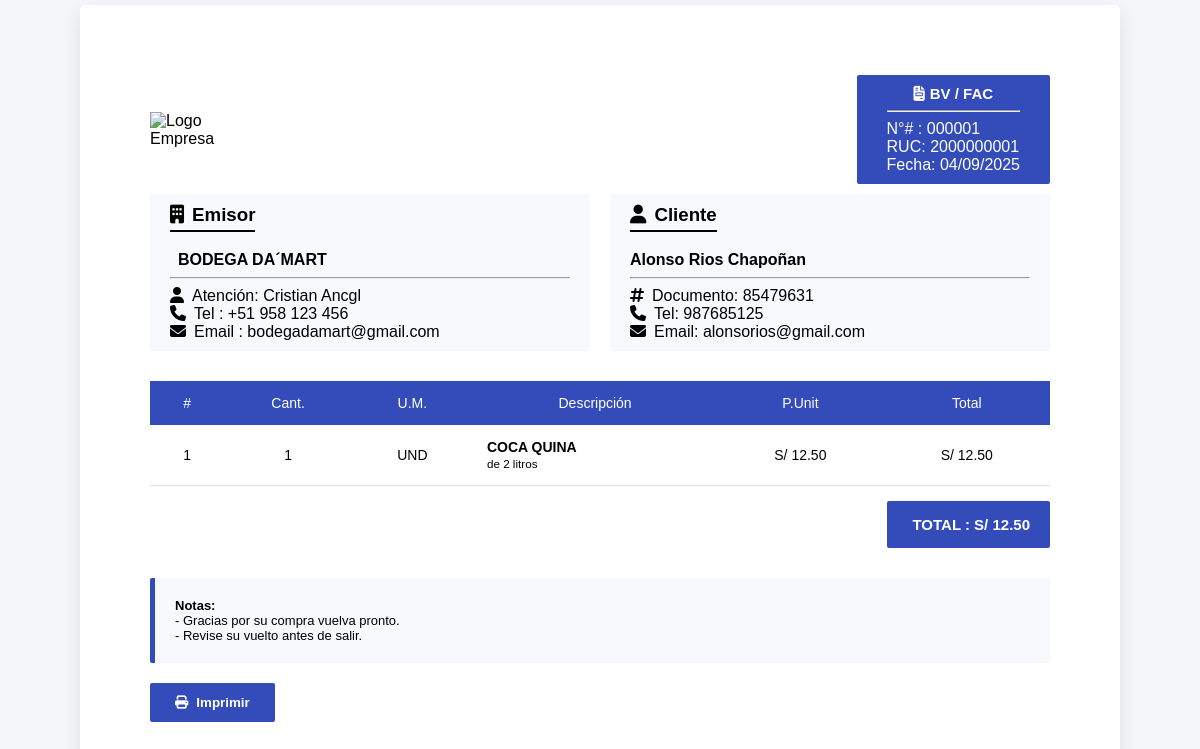
/factura/factura.php?id_venta=17, run on an earlier commit of the app's database.
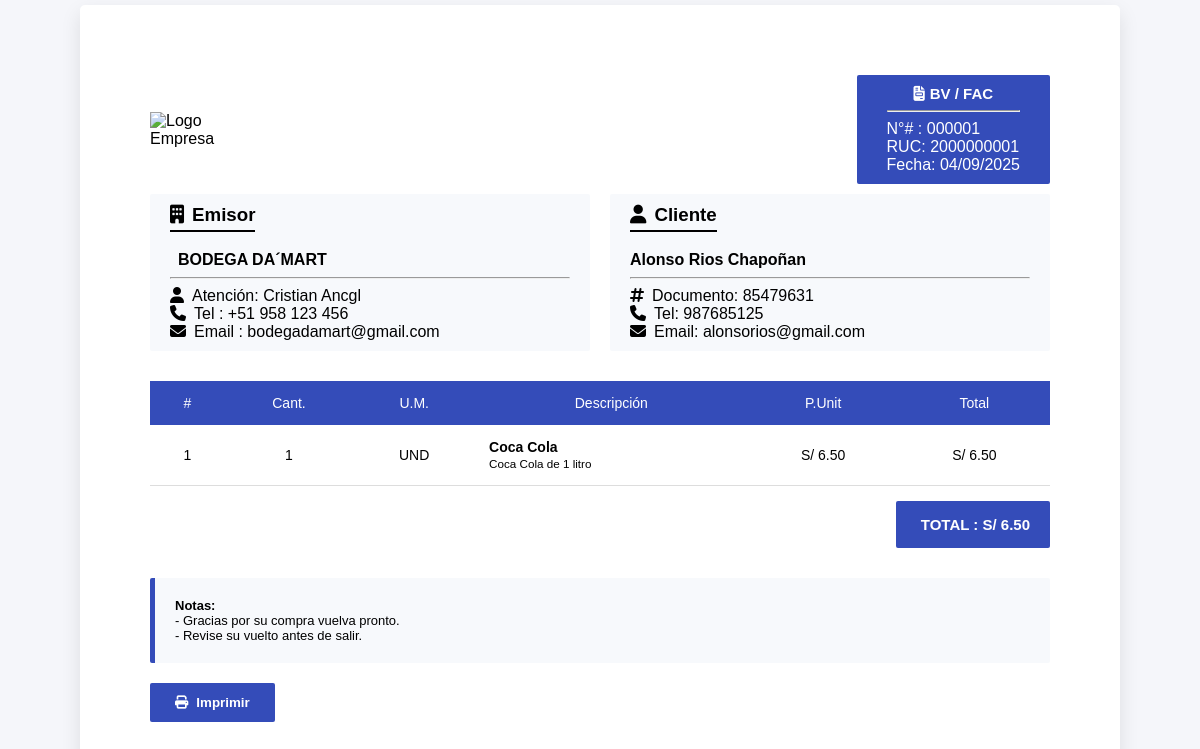
And on a later commit of the database.
### tables this page shows
CREATE TABLE `tb_ventas` (
  `id_venta` int(11) NOT NULL,
  `nro_venta` int(11) NOT NULL,
  `id_cliente` int(11) NOT NULL,
  `total_pagado` int(11) NOT NULL,
  `fyh_creacion` datetime NOT NULL,
  `fyh_actualizacion` datetime NOT NULL
);

CREATE TABLE `tb_clientes` (
  `id_cliente` int(11) NOT NULL,
  `nombre_cliente` varchar(255) NOT NULL,
  `nit_ci_cliente` varchar(255) NOT NULL,
  `celular_cliente` varchar(50) NOT NULL,
  `email_cliente` varchar(255) NOT NULL,
  `fyh_creacion` datetime NOT NULL,
  `fyh_actualizacion` datetime NOT NULL
);

CREATE TABLE `tb_carrito` (
  `id_carrito` int(11) NOT NULL,
  `nro_venta` int(11) NOT NULL,
  `id_producto` int(11) NOT NULL,
  `cantidad` int(11) NOT NULL,
  `fyh_creacion` datetime NOT NULL,
  `fyh_actualizacion` datetime NOT NULL
);

CREATE TABLE `tb_almacen` (
  `id_producto` int(11) NOT NULL,
  `codigo` varchar(255) NOT NULL,
  `nombre` varchar(255) NOT NULL,
  `descripcion` text DEFAULT NULL,
  `stock` int(11) NOT NULL,
  `stock_minimo` int(11) DEFAULT NULL,
  `stock_maximo` int(11) DEFAULT NULL,
  `precio_compra` varchar(255) NOT NULL,
  `precio_venta` varchar(255) NOT NULL,
  `fecha_ingreso` date NOT NULL,
  `imagen` text DEFAULT NULL,
  `id_usuario` int(11) NOT NULL,
  `id_categoria` int(11) NOT NULL,
  `fyh_creacion` datetime NOT NULL,
  `fyh_actualizacion` datetime NOT NULL
);

### factura/factura.php (the view, shortened to what this page needs)
 <?php
include ('../app/config.php');
$id_venta_get = isset($_GET['id_venta']) ? $_GET['id_venta'] : null;
$sql_venta = "SELECT
                v.nro_venta,
                v.total_pagado,
                v.fyh_creacion,
                c.nombre_cliente,
                c.nit_ci_cliente,
                c.celular_cliente,
                c.email_cliente
              FROM tb_ventas v
              INNER JOIN tb_clientes c ON v.id_cliente = c.id_cliente
              WHERE v.id_venta = :id_venta";
$query_venta = $pdo->prepare($sql_venta);
$query_venta->bindParam(':id_venta', $id_venta_get, PDO::PARAM_INT);
$query_venta->execute();
$venta = $query_venta->fetch(PDO::FETCH_ASSOC);
$sql_productos = "SELECT
                    carr.cantidad,
                    pro.nombre AS nombre_producto,
                    pro.descripcion,
                    pro.precio_venta
                  FROM tb_carrito carr
                  INNER JOIN tb_almacen pro ON carr.id_producto = pro.id_producto
                  WHERE carr.nro_venta = :nro_venta";
$query_productos = $pdo->prepare($sql_productos);
$query_productos->bindParam(':nro_venta', $venta['nro_venta'], PDO::PARAM_INT);
$query_productos->execute();
$productos = $query_productos->fetchAll(PDO::FETCH_ASSOC);
$empresa = [
    "ruc" => "2000000001",
    "razon" => "BODEGA DA´MART",
    "atencion" => "Cristian Ancgl",
    "telefono" => "+51 958 123 456",
    "email" => "bodegadamart@gmail.com",
];
$cliente = [
    "nombre" => $venta['nombre_cliente'],
    "otros" => $venta['nit_ci_cliente'],
    "telefono" => $venta['celular_cliente'],
    "email" => $venta['email_cliente']
];
$total = 0;
foreach ($productos as $producto) {
    $subtotal = floatval($producto['precio_venta']) * intval($producto['cantidad']);
    $total += $subtotal;
}
?>
<!DOCTYPE html>
<html lang="es">
<head>
<link rel="stylesheet" href="https://cdnjs.cloudflare.com/ajax/libs/font-awesome/6.4.0/css/all.min.css">
</head>
<body>
<div class="container" id="factura">
    <div class="header">
        <img src="https://static.vecteezy.com/system/resources/previews/008/214/517/non_2x/abstract-geometric-logo-or-infinity-line-logo-for-your-company-free-vector.jpg" alt="Logo Empresa" >
        <div class="invoice-info">
            <h1><center><i class="fa-solid fa-file-invoice"></i>BV / FAC</center></h1>
            <hr>
            <div style="text-align: center;">
                <div style="text-align: left; text-decoration: none !important; cursor: default !important; user-select: none !important;">N°# :  00000<?= $venta['nro_venta']; ?></div>
                <div style="text-align: left; text-decoration: none !important; cursor: default !important; user-select: none !important;">RUC: <?= $empresa['ruc'] ?></div>
                <div style="text-align: left; text-decoration: none !important; cursor: default !important; user-select: none !important;">Fecha: <?= date('d/m/Y', strtotime($venta['fyh_creacion'])); ?></div>
            </div>
        </div>
    </div>
    <div class="info-section">
        <div class="info-box">
            <h3><i class="fa fa-building"></i>Emisor</h3><br>
            <i class="" style="color: #000"></i><strong><?= $empresa['razon'] ?></strong>
            <hr>
            <i class="fa-solid fa-user"></i>Atención: <?= $empresa['atencion'] ?><br>
            <i class="fa-solid fa-phone"></i>Tel    : <?= $empresa['telefono'] ?><br>
            <i class="fa-solid fa-envelope"></i>Email  : <?= $empresa['email'] ?><br>
        </div>
        <div class="info-box">
            <h3><i class="fa-solid fa-user"></i>Cliente</h3><br>
            <strong><?= $cliente['nombre'] ?></strong><br>
            <hr>
            <i class="fa-solid fa-hashtag"></i>Documento: <?= $cliente['otros'] ?><br>
            <i class="fa-solid fa-phone"></i>Tel: <?= $cliente['telefono'] ?><br>
            <i class="fa-solid fa-envelope"></i>Email: <?= $cliente['email'] ?><br>
        </div>
    </div>
    <table>
        <tr>
            <th>#</th>
            <th>Cant.</th>
            <th>U.M.</th>
            <th>Descripción</th>
            <th>P.Unit</th>
            <th>Total</th>
        </tr>
        <?php
        $contador = 0;
        foreach ($productos as $producto):
            $contador++;
            $subtotal = floatval($producto['precio_venta']) * intval($producto['cantidad']);
        ?>
        <tr>
            <td><?= $contador ?></td>
            <td><?= $producto['cantidad'] ?></td>
            <td>UND</td>
            <td class="description">
                <strong><?= htmlspecialchars($producto['nombre_producto']) ?></strong><br>
                <small><?= htmlspecialchars($producto['descripcion']) ?></small>
            </td>
            <td>S/ <?= number_format(floatval($producto['precio_venta']), 2) ?></td>
            <td>S/ <?= number_format($subtotal, 2) ?></td>
        </tr>
        <?php endforeach; ?>
    </table>
    <div class="summary">
        <div class="summary-box">
            <i class="" ></i>TOTAL : S/ <?= number_format($total, 2) ?>
        </div>
    </div>
    <div class="notes">
        <strong>Notas:</strong><br>
        - Gracias por su compra vuelva pronto.<br>
        - Revise su vuelto antes de salir.<br>
    </div>
    <button onclick="imprimirFactura()"><i class="fa-solid fa-print"></i>Imprimir</button>
</div>
</body>
</html>

### factura/factura.php (style rules this page uses)
body { font-family: 'Arial', sans-serif; background: #f5f6fa; margin: 0; padding: 0; }
.container { max-width: 900px; margin: 5px auto; background: #ffffffff; padding: 70px; border-radius: 5px; box-shadow: 0 8px 20px rgba(0,0,0,0.1); }
.header { display: flex; justify-content: space-between; align-items: center; margin-bottom: 10px; }
.header img { width: 120px; }
.invoice-info { background: #344cb9ff; color: #fff; padding: 10px 30px; border-radius: 2px; text-align: right; position: relative; max-width: 450px; }
.invoice-info h1 { margin: 0; font-size: 15px; }
.invoice-info i { margin-right: 5px; }
.invoice-info * { text-decoration: none !important; cursor: default !important; user-select: none !important; }
.info-section { display: flex; justify-content: space-between; margin-bottom: 30px; gap: 20px; }
.info-box { flex: 1; background: #f7f9fc; padding: 10px 20px; border-radius: 2px; }
.info-box h3 { margin-top: 0; color: #000000ff; border-bottom: 2px solid #000000ff; display: inline-block; padding-bottom: 4px; }
.info-box i { color: #000000ff; margin-right: 8px; }
table { width: 100%; border-collapse: collapse; margin-top: 20px; }
th, td { padding: 14px; text-align: center; font-size: 14px; }
th { background: #344cb9ff; color: #fff; font-weight: 500; border: none; }
td { border-bottom: 1px solid #ddd; }
td.description { text-align: left; }
.summary { display: flex; justify-content: flex-end; margin-top: 15px; }
.summary-box { background: #344cb9ff; color: #fff; padding: 15px 20px; border-radius: 2px; font-size: 15px; font-weight: bold; display: flex; align-items: center; gap: 5px; }
.notes { margin-top: 30px; background: #f7f9fc; padding: 20px; border-left: 5px solid #344cb9ff; border-radius: 2px; font-size: 13px; }
button { padding: 12px 25px; background: #344cb9ff; border: none; color: #fff; border-radius: 2px; font-weight: bold; cursor: pointer; margin-top: 20px; display: flex; align-items: center; gap: 8px; }

What changed in the data, as far as the page shows it:
changed through a linked row, tb_carrito: id_producto.nombre "COCA QUINA" → "Coca Cola"; id_producto.descripcion "de 2 litros" → "Coca Cola de 1 litro"; id_producto.precio_venta "12.50" → "6.50"
Also different on the page:
$total: "12.50" → "6.50"
